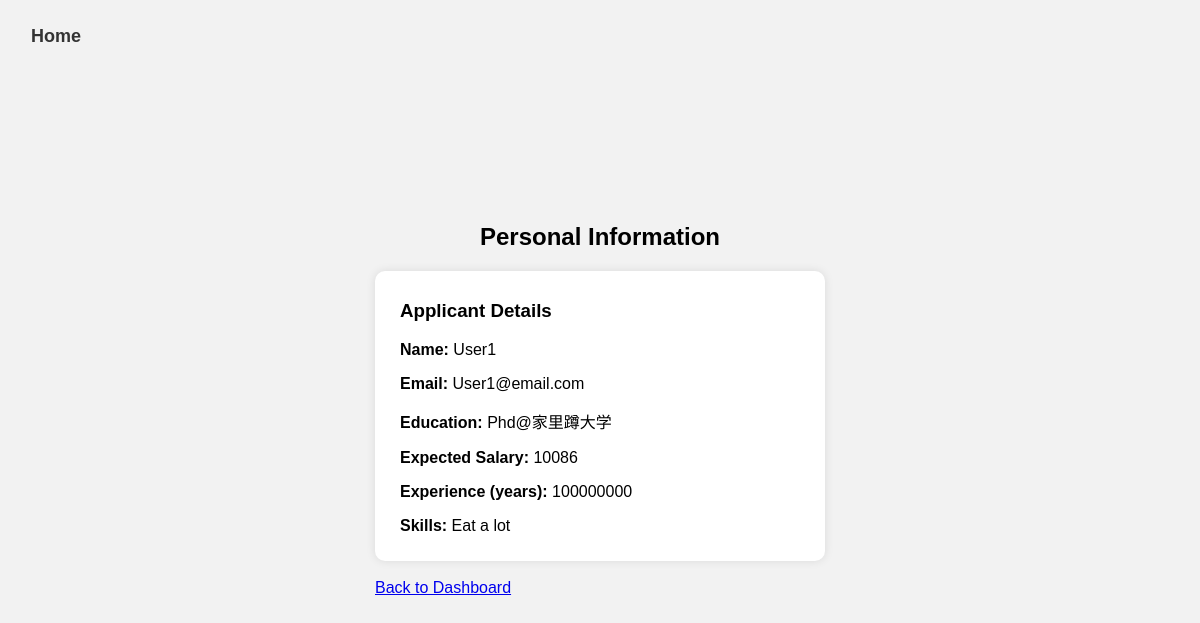
/view_personal_info/User1@email.com, run on an earlier commit of the app's database.
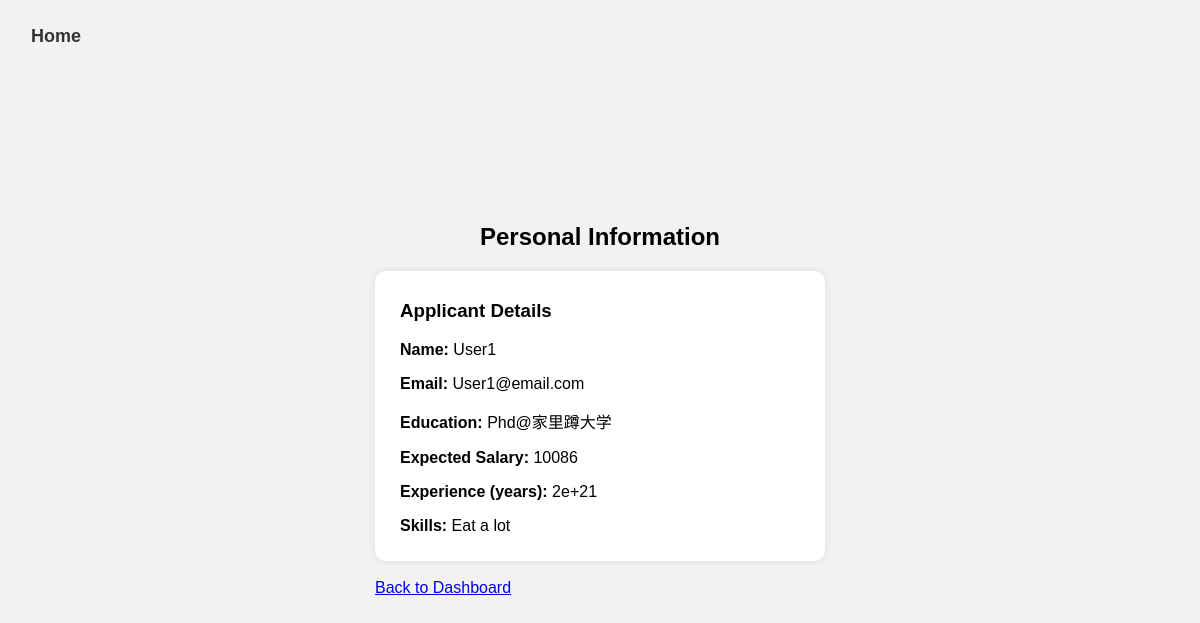
And on a later commit of the database.
### util/models.py (models this page shows)
class Personal_Info(db.Model):
    __tablename__ = 'personal_info'
    Info_ID = db.Column(db.Integer, primary_key=True)
    Info_Salary = db.Column(db.Integer, nullable=True) # expected salary
    Info_Education = db.Column(db.String(255), nullable=True) # education
    Info_Experience = db.Column(db.Integer, nullable=True) # years of experience
    Info_Skills = db.Column(db.String(1024), nullable=True) # skills

### util/route.py (the view)
@main_routes.route('/view_personal_info/<string:user_email>')
def view_personal_info(user_email):
    user = User.query.filter_by(User_Email=user_email).first()
    if user:
        return render_template('view_personal_info.html', user=user)
    else:
        flash('User not found.', 'danger')
        return redirect(url_for('main_routes.hr_dashboard'))

### templates/view_personal_info.html (shortened to what this page needs)
<!DOCTYPE html>
<html lang="en">
<head>
    <link rel="stylesheet" type="text/css" href="{{ url_for('static', filename='personal_info.css') }}">
</head>
<body>
    <button id="home-link" onclick="window.location.href='/'">Home</button>
    <div class="content-container">
        <h2 style="text-align: center;">Personal Information</h2>
        <div class="info_display">
            <h3>Applicant Details</h3>
            <p><strong>Name:</strong> {{ user.User_Name }}</p>
            <p><strong>Email:</strong> {{ user.User_Email }}</p>
            {% if user.personal_info %}
                <p><strong>Education:</strong> {{ user.personal_info.Info_Education }}</p>
                <p><strong>Expected Salary:</strong> {{ user.personal_info.Info_Salary }}</p>
                <p><strong>Experience (years):</strong> {{ user.personal_info.Info_Experience }}</p>
                <p><strong>Skills:</strong> {{ user.personal_info.Info_Skills }}</p>
            {% else %}
                <p>No personal information available.</p>
            {% endif %}
        </div>
        <br>
        <a href="{{ url_for('main_routes.hr_dashboard') }}">Back to Dashboard</a>
    </div>
    <br>
</body>
</html>

What changed in the data, as far as the page shows it:
changed Personal_Info "Phd@家里蹲大学": personal_info.Info_Experience "100000000" → "2e+21"
